Frame 1 (no input): blank canvas, image omitted
Frame 60 (no input): blank canvas, image omitted
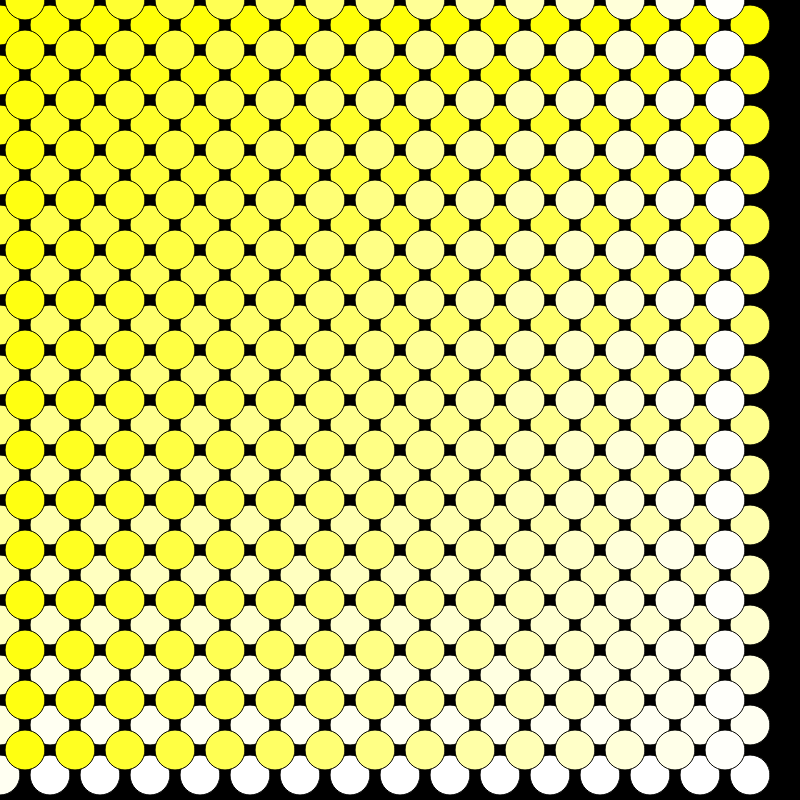
Frame 120 (the mouse pressed at the canvas centre since frame 60)

The p5.js sketch whose frames 1 and 60 were blank and that drew this single picture after the mouse press (run headless with seeded random() and noise() and a simulated clock; from frame 60 on, the mouse is pressed at the canvas centre):

// p5.js sketch
// ── sketch.js
let a,i;
function setup() {
  createCanvas(800, 800);
}

function draw() {
  background(0);
  for(var i= -25; i < width; i+=50){
  for (var a= 0; a < height; a+=50){
    ellipse(a, i, mouseY/10, mouseY/10);
    fill (mouseY, mouseX, a/3);
       ellipse(a-25, i-25, mouseX/10, mouseX/10);
    fill (mouseX, mouseY, i/3);
  }
  }
  
}
